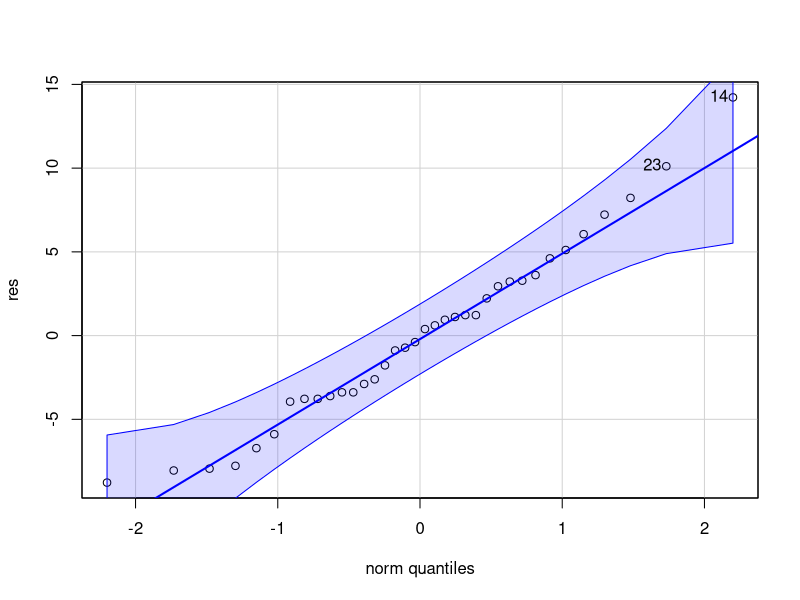
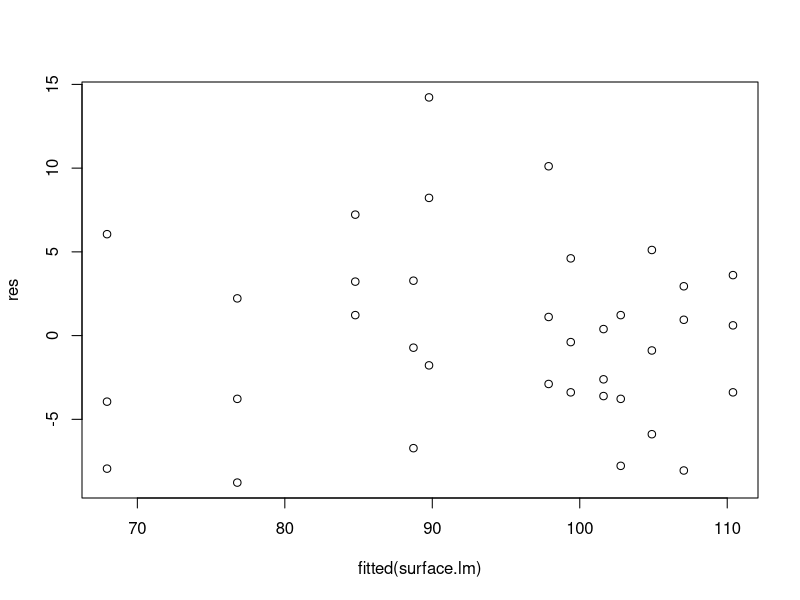
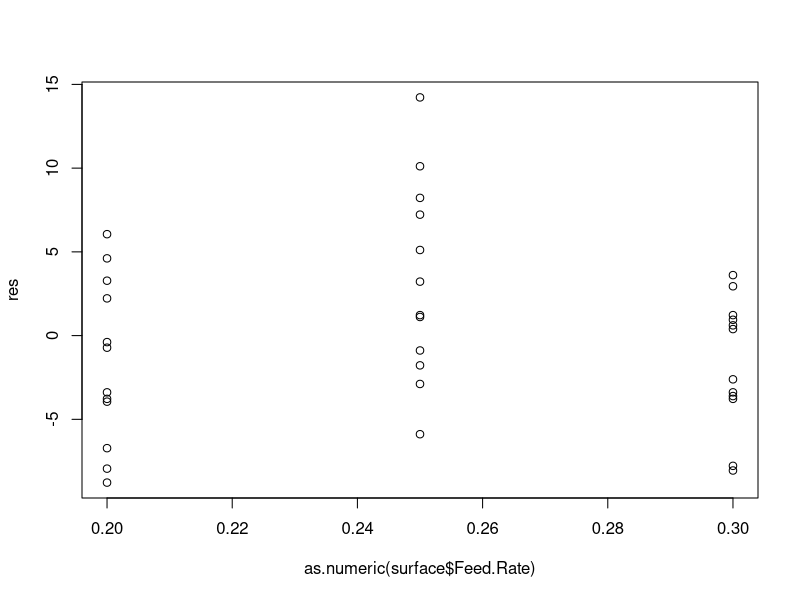
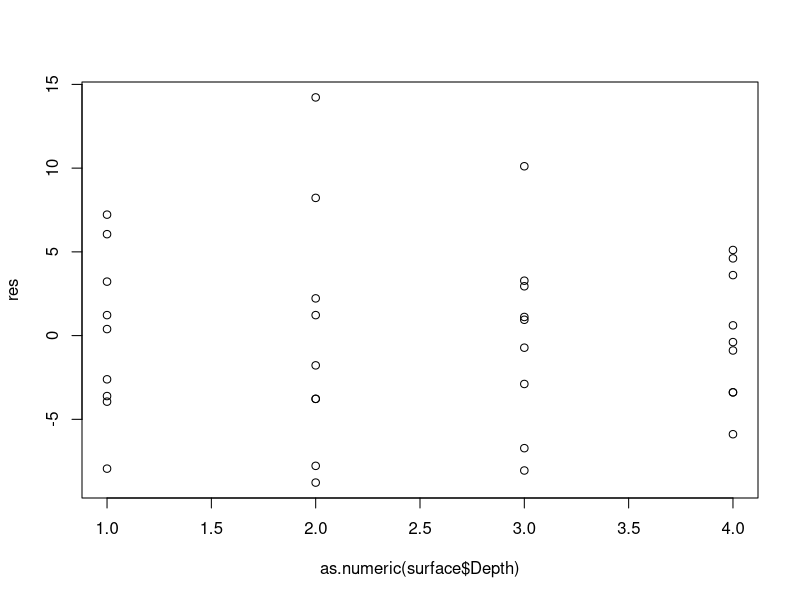

These figures' R source, in order:
## ---- chunk 1
library(readxl)     # reading excel files
library(reshape2)   # changing tables to long format
## ---- chunk 2
# surface wide format
surface.w <- as.data.frame(x = matrix(data = c(rep(c(.2, .25, .3), each = 3), c(74, 64, 60, 92, 86, 88, 99, 98, 102), c(79, 68, 73, 98, 104, 88, 104, 99, 95), c(82, 88, 92, 99, 108, 95, 108, 110, 99), c(99, 104, 96, 104, 110, 99, 114, 111, 107)), nrow = 9, byrow = FALSE))

names(surface.w) <- c("Feed.Rate", ".15", ".18", ".2", ".25")
## ---- chunk 3
surface.w
## ---- chunk 4

## ---- chunk 5
#surface <- read_excel("E:/Chapter 5/surface.xlsx")

# surface long format
surface <- melt(data = surface.w, id.vars = c("Feed.Rate"))
names(surface) <- c("Feed.Rate", "Depth", "Surface")
surface

# a=3
# b=4
# n=3

# running ANOVA
surface.aov = aov(Surface ~ factor(Feed.Rate)*factor(Depth), surface)
summary(surface.aov)
## ---- chunk 6
surface.lm=lm(Surface ~ Feed.Rate*Depth,surface)
res=surface$Surface-fitted(surface.lm)
library(car)
qqPlot(res)
plot(fitted(surface.lm), res) 
plot(as.numeric(surface$Feed.Rate), res)
plot(as.numeric(surface$Depth), res)
## ---- chunk 7

